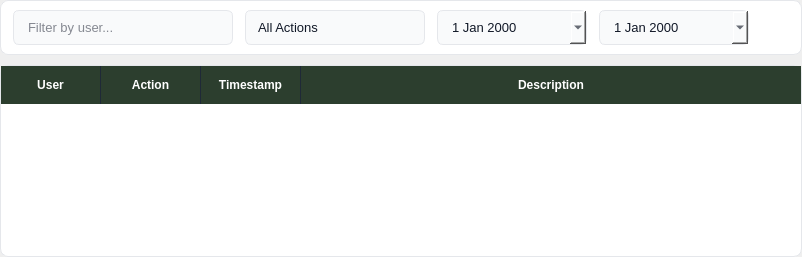
            <widget class="QWidget" name="tabActivityLog">
             <attribute name="title">
              <string>Activity Log</string>
             </attribute>
             <layout class="QVBoxLayout" name="tabActivityLogLayout">
              <property name="spacing">
               <number>10</number>
              </property>
              <property name="leftMargin">
               <number>0</number>
              </property>
              <property name="topMargin">
               <number>0</number>
              </property>
              <property name="rightMargin">
               <number>0</number>
              </property>
              <property name="bottomMargin">
               <number>0</number>
              </property>
              <item>
               <widget class="QFrame" name="activityLogFilterFrame">
                <property name="minimumSize">
                 <size>
                  <width>0</width>
                  <height>55</height>
                 </size>
                </property>
                <property name="maximumSize">
                 <size>
                  <width>16777215</width>
                  <height>55</height>
                 </size>
                </property>
                <property name="styleSheet">
                 <string notr="true">QFrame#activityLogFilterFrame {
    background-color: white;
    border: 1px solid #e5e7eb;
    border-radius: 8px;
}</string>
                </property>
                <layout class="QHBoxLayout" name="activityLogFilterLayout">
                 <property name="spacing">
                  <number>12</number>
                 </property>
                 <property name="leftMargin">
                  <number>12</number>
                 </property>
                 <property name="topMargin">
                  <number>8</number>
                 </property>
                 <property name="rightMargin">
                  <number>12</number>
                 </property>
                 <property name="bottomMargin">
                  <number>8</number>
                 </property>
                 <item>
                  <widget class="QLineEdit" name="activityUserFilter">
                   <property name="minimumSize">
                    <size>
                     <width>220</width>
                     <height>35</height>
                    </size>
                   </property>
                   <property name="styleSheet">
                    <string notr="true">QLineEdit {
    background-color: #f9fafb;
    border: 1px solid #e5e7eb;
    border-radius: 6px;
    padding: 6px 12px;
    font-size: 13px;
    color: #111827;
}
QLineEdit:focus {
    border: 2px solid #22c55e;
}</string>
                   </property>
                   <property name="placeholderText">
                    <string>Filter by user...</string>
                   </property>
                  </widget>
                 </item>
                 <item>
                  <widget class="QComboBox" name="activityActionTypeFilter">
                   <property name="minimumSize">
                    <size>
                     <width>180</width>
                     <height>35</height>
                    </size>
                   </property>
                   <property name="styleSheet">
                    <string notr="true">QComboBox {
    background-color: #f9fafb;
    color: #111827;
    border: 1px solid #e5e7eb;
    border-radius: 6px;
    padding: 6px 12px;
    font-size: 13px;
}
QComboBox::drop-down { border: none; width: 20px; }
QComboBox QAbstractItemView {
    background-color: #ffffff;
    color: #111827;
    selection-background-color: #dcfce7;
    border: 1px solid #e5e7eb;
}</string>
                   </property>
                   <item>
                    <property name="text">
                     <string>All Actions</string>
                    </property>
                   </item>
                   <item>
                    <property name="text">
                     <string>Login</string>
                    </property>
                   </item>
                   <item>
                    <property name="text">
                     <string>Create</string>
                    </property>
                   </item>
                   <item>
                    <property name="text">
                     <string>Update</string>
                    </property>
                   </item>
                   <item>
                    <property name="text">
                     <string>Archive</string>
                    </property>
                   </item>
                   <item>
                    <property name="text">
                     <string>Restore</string>
                    </property>
                   </item>
                  </widget>
                 </item>
                 <item>
                  <widget class="QDateEdit" name="activityFromDate">
                   <property name="minimumSize">
                    <size>
                     <width>150</width>
                     <height>35</height>
                    </size>
                   </property>
                   <property name="styleSheet">
                    <string notr="true">QDateEdit {
    background-color: #f9fafb;
    color: #111827;
    border: 1px solid #e5e7eb;
    border-radius: 6px;
    padding: 6px 12px;
    font-size: 13px;
}</string>
                   </property>
                   <property name="calendarPopup">
                    <bool>true</bool>
                   </property>
                  </widget>
                 </item>
                 <item>
                  <widget class="QDateEdit" name="activityToDate">
                   <property name="minimumSize">
                    <size>
                     <width>150</width>
                     <height>35</height>
                    </size>
                   </property>
                   <property name="styleSheet">
                    <string notr="true">QDateEdit {
    background-color: #f9fafb;
    color: #111827;
    border: 1px solid #e5e7eb;
    border-radius: 6px;
    padding: 6px 12px;
    font-size: 13px;
}</string>
                   </property>
                   <property name="calendarPopup">
                    <bool>true</bool>
                   </property>
                  </widget>
                 </item>
                 <item>
                  <spacer name="activityLogFilterSpacer">
                   <property name="orientation">
                    <enum>Qt::Orientation::Horizontal</enum>
                   </property>
                   <property name="sizeHint" stdset="0">
                    <size>
                     <width>40</width>
                     <height>20</height>
                    </size>
                   </property>
                  </spacer>
                 </item>
                </layout>
               </widget>
              </item>
              <item>
               <widget class="QTableWidget" name="activityLogTable">
                <property name="styleSheet">
                 <string notr="true">QTableWidget {
    background-color: white;
    border: 1px solid #e5e7eb;
    border-radius: 8px;
    gridline-color: #e5e7eb;
    font-size: 13px;
    color: #111827;
}
QTableWidget::item {
    padding: 10px;
    border-bottom: 1px solid #e5e7eb;
}
QTableWidget::item:selected {
    background-color: #065f46;
    color: white;
}
QTableWidget::item:alternate {
    background-color: #f9fafb;
}
QHeaderView::section {
    background-color: #2c3e2e;
    color: white;
    font-size: 12px;
    font-weight: 600;
    padding: 10px;
    border: none;
    border-right: 1px solid #1f2937;
}
QHeaderView::section:last {
    border-right: none;
}</string>
                </property>
                <property name="alternatingRowColors">
                 <bool>true</bool>
                </property>
                <property name="selectionMode">
                 <enum>QAbstractItemView::SelectionMode::SingleSelection</enum>
                </property>
                <property name="selectionBehavior">
                 <enum>QAbstractItemView::SelectionBehavior::SelectRows</enum>
                </property>
                <attribute name="horizontalHeaderStretchLastSection">
                 <bool>true</bool>
                </attribute>
                <attribute name="verticalHeaderVisible">
                 <bool>false</bool>
                </attribute>
                <column>
                 <property name="text">
                  <string>User</string>
                 </property>
                </column>
                <column>
                 <property name="text">
                  <string>Action</string>
                 </property>
                </column>
                <column>
                 <property name="text">
                  <string>Timestamp</string>
                 </property>
                </column>
                <column>
                 <property name="text">
                  <string>Description</string>
                 </property>
                </column>
               </widget>
              </item>
             </layout>
            </widget>
